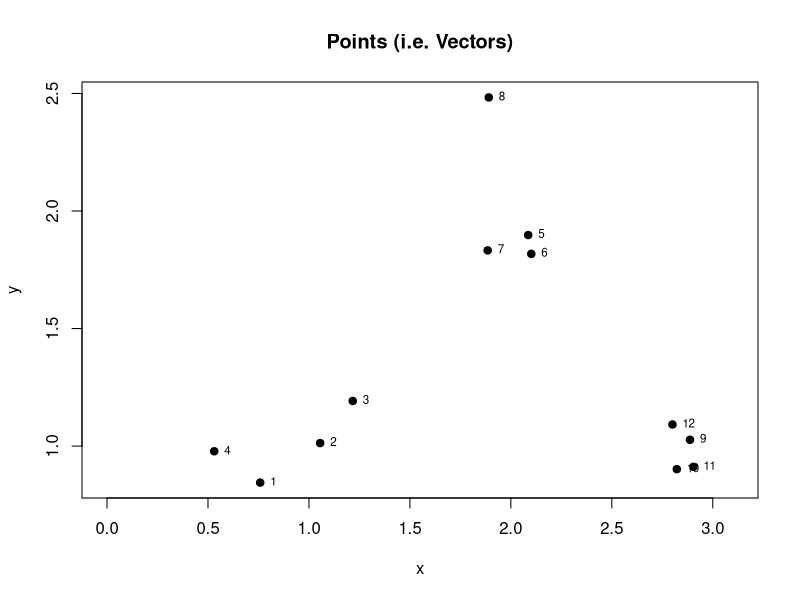
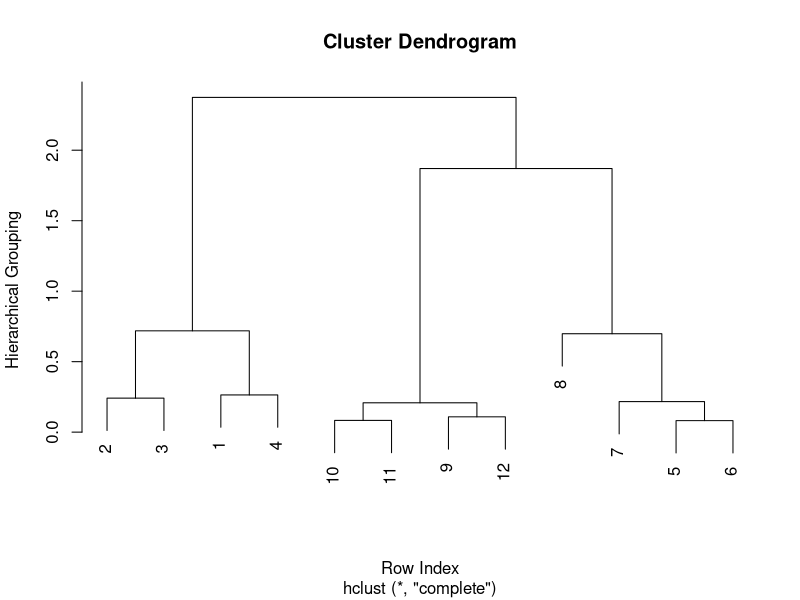
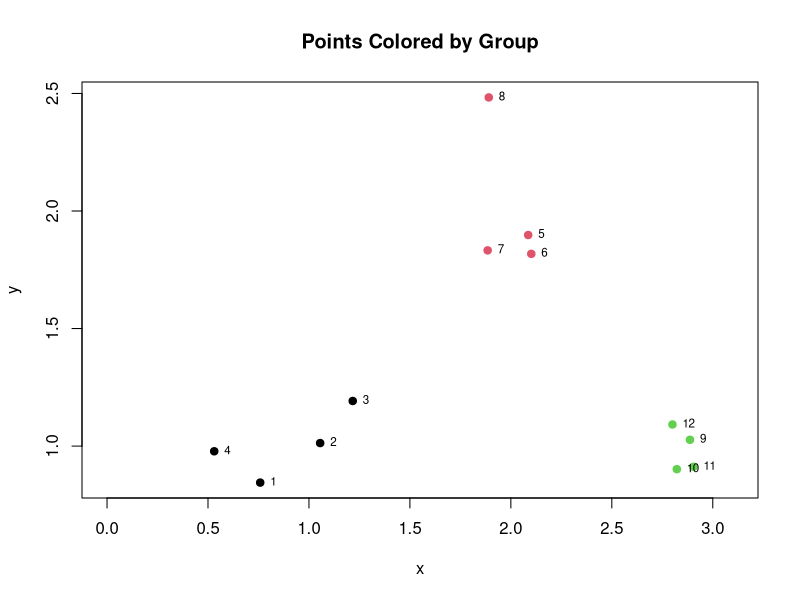
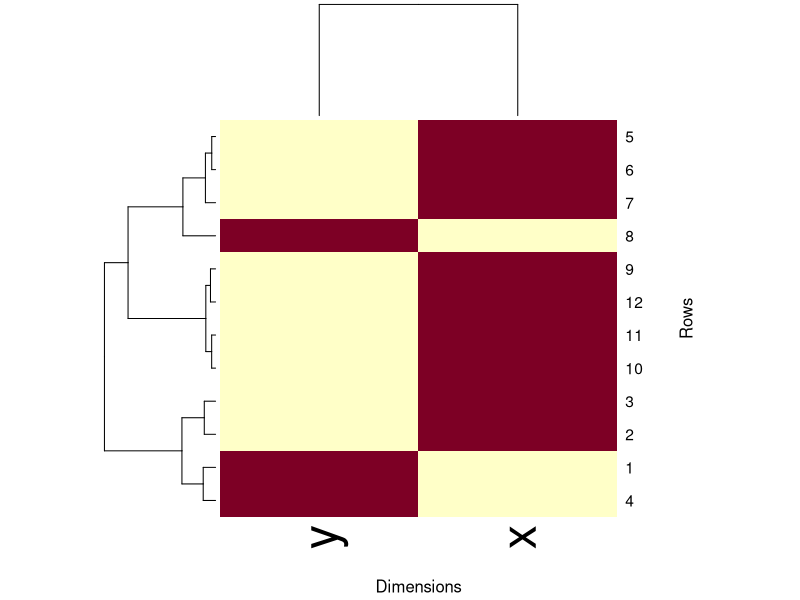
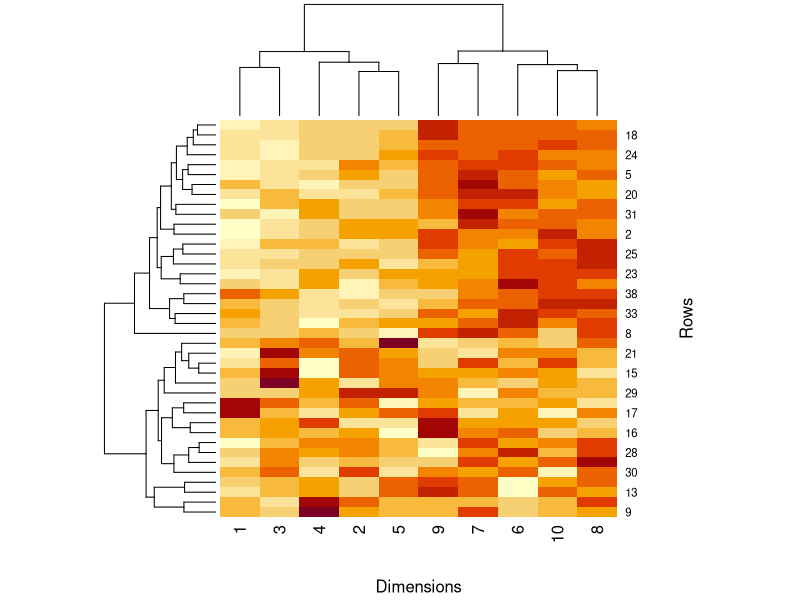

Recreate these plots in R, in order.
## ---- chunk 1
knitr::opts_chunk$set(echo = TRUE)
## ---- chunk 2
set.seed(1234)

# First we shall make some random data that has a pattern.
PTS = data.frame(
    x = rnorm( 12, mean=rep(1:3, each=4), sd=0.2 ),
    y = rnorm( 12, mean=rep(c(1,2,1), each=4), sd=0.2 )
)

# Show the points...
plot(PTS$x, PTS$y, xlim=c(0,3.1), pch=19, main="Points (i.e. Vectors)", xlab="x", ylab="y")

# ...and label each point with its corresponding row number in the data frame
text(PTS$x, PTS$y, labels=1:nrow(PTS), cex=.7, pos=4)

# dist() is our distance method, and it determines Euclidean distance of the vectors
#   i.e. sqrt( (a1-a2)^2 + (b1-b2)^2 + ... + (z1-z2)^2 )
D <- dist(PTS)
print( round(D, digit=2) )

# hclust() turns the distance matrix into an hclust object
HC = hclust(D)

# Note that rows (i.e. vectors) are the domain, and their hierarchical grouping is the range
plot(HC, xlab="Row Index", ylab="Hierarchical Grouping")

# We can also 'cut the tree' into k number of branches, gives us grouping at a specified level
CUT = cutree(HC, k=3)
print(CUT)

# Lets re-plot our 2D point vectors, but color on branch
plot(PTS$x, PTS$y, xlim=c(0,3.1), pch=19, col=CUT, main="Points Colored by Group", xlab="x", ylab="y")
text(PTS$x, PTS$y, labels=1:nrow(PTS), cex=.7, pos=4)

# heatmap() requires a matrix.  Notice that the dimensions are the domain now. 
heatmap( as.matrix(PTS), xlab="Dimensions", ylab="Rows" )

# Using a dendrogram + heatmap is more useful for multivariate data.  
# Let's make a 40 x 10 matrix full of random data.
BIGM = matrix(rnorm(400), nrow=40)
head( round(BIGM, digits=2) )

# This is too random, so we'll introduce a pattern. 
pattern = rep(c(0,3), each=5)
str(pattern)

for (i in 1:40) {
  coinFlip <- rbinom(1, size=1, prob=0.5)
  if (coinFlip) {
    BIGM[i,] = BIGM[i,] + pattern
  }
}

# Now use hierarchical cluster analysis to find the pattern.
# Notice that the dimensions are the domain, and the order of the dimensions is altered
heatmap( BIGM, xlab="Dimensions", ylab="Rows" ) 




